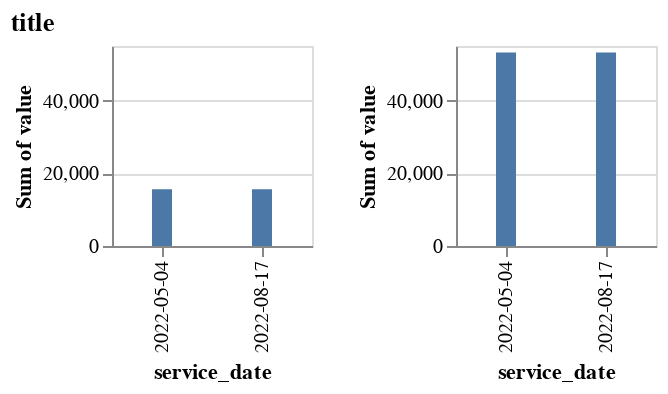

Write notebook code for a chart like this one.
### Code cell
combined

### Figure 1 — Vega-Lite specification as saved in the notebook (floating-point values rounded to 4 significant figures)
{"config": {"view": {"continuousWidth": 400, "continuousHeight": 300}}, "hconcat": [{"data": {"name": "data-699c03d655d205f3a79793f4900e49c2"}, "mark": {"type": "bar", "size": 10}, "encoding": {"x": {"field": "service_date", "type": "ordinal"}, "y": {"aggregate": "sum", "field": "value", "type": "quantitative"}}, "height": 100, "width": 100}, {"data": {"name": "data-cddd3531687cc8d5c9ff263ef139a9dc"}, "mark": {"type": "bar", "size": 10}, "encoding": {"x": {"field": "service_date", "type": "ordinal"}, "y": {"aggregate": "sum", "field": "value", "type": "quantitative"}}, "height": 100, "width": 100}], "resolve": {"scale": {"x": "shared", "y": "shared"}}, "title": "title", "$schema": "https://vega.github.io/schema/vega-lite/v4.17.0.json", "datasets": {"data-699c03d655d205f3a79793f4900e49c2": [{"category": "On SHN", "service_date": "2022-05-04", "variable": "total_service_hours", "value": 15640.0}, {"category": "On SHN", "service_date": "2022-08-17", "variable": "total_service_hours", "value": 15640.0}], "data-cddd3531687cc8d5c9ff263ef139a9dc": [{"category": "Intersects SHN", "service_date": "2022-05-04", "variable": "total_service_hours", "value": 53230.0}, {"category": "Intersects SHN", "service_date": "2022-08-17", "variable": "total_service_hours", "value": 53230.0}]}}
